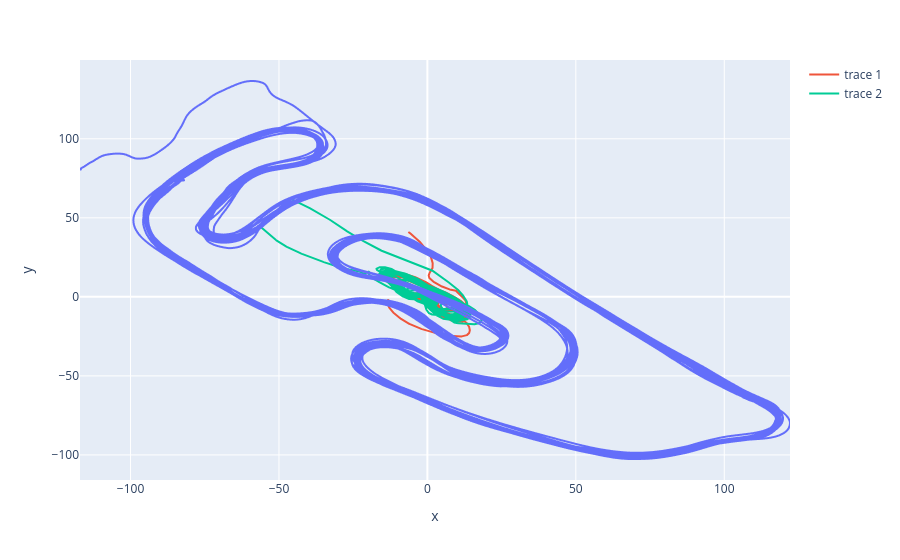

This figure's notebook cell:
### Code cell
rolling = samples_df[["x", "y", "ground_speed"]].rolling(1000).mean()

fig.add_trace(go.Scatter(x=rolling["x"], y=rolling["y"]))
fig

### Figure 1 — Plotly figure (JSON) as saved in the notebook; plotly's stock layout.template omitted (floating-point values rounded to 4 significant figures; data arrays with more than 128 entries replaced by an {"elided": "..."} marker saying what was removed)
{"data": [{"hovertemplate": "x=%{x}<br>y=%{y}<extra></extra>", "legendgroup": "", "line": {"color": "#636efa", "dash": "solid"}, "marker": {"symbol": "circle"}, "mode": "lines", "name": "", "showlegend": false, "type": "scattergl", "x": {"elided": "26529 float values"}, "xaxis": "x", "y": {"elided": "26529 float values"}, "yaxis": "y"}, {"type": "scatter", "x": {"elided": "26529 float values"}, "y": {"elided": "26529 float values"}}, {"type": "scatter", "x": {"elided": "26529 float values"}, "y": {"elided": "26529 float values"}}], "layout": {"legend": {"tracegroupgap": 0}, "margin": {"t": 60}, "xaxis": {"anchor": "y", "domain": [0, 1], "title": {"text": "x"}}, "yaxis": {"anchor": "x", "domain": [0, 1], "title": {"text": "y"}}}}
